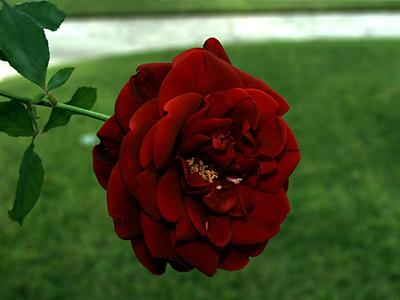
#> input picture datas/f3.jpg, 400 x 300 px
$ jupyter execute '21-K均值算法.ipynb'   (shell and % lines are left out)
#> lines starting #> are read from the running program, lines starting #| are printed output that depends on the picture
# K均值算法

[cell 1]
import matplotlib.pyplot as plt
import cv2
import numpy as np

## 1.绘制特征数据

[cell 2]
x = np.random.randint(25,100,25)
y = np.random.randint(175,255,25)
z = np.hstack((x,y))
z = z.reshape((50,1))
z = np.float32(z)
plt.hist(z,256,[0,256]),plt.show()
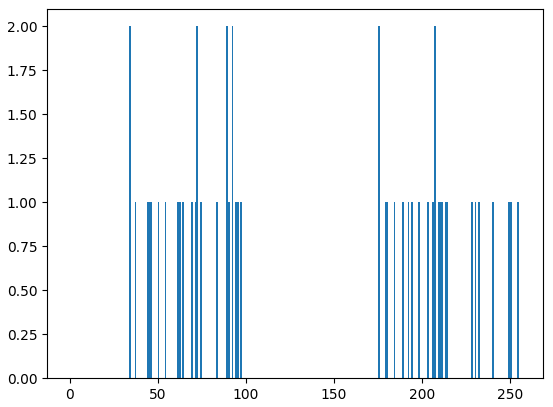
#> figure drawn by matplotlib, 1 panel
criteria = (cv2.TERM_CRITERIA_EPS + cv2.TERM_CRITERIA_MAX_ITER,10,1.0)
flags = cv2.KMEANS_RANDOM_CENTERS
compactness,labels,centers = cv2.kmeans(z, 2, None, criteria, 10, flags)
A = z[labels == 0]
B = z[labels == 1]
plt.hist(A,256,[0,256],color = 'r')
plt.hist(B,256,[0,256],color = 'b')
plt.hist(centers,32,[0,256],color = 'y')
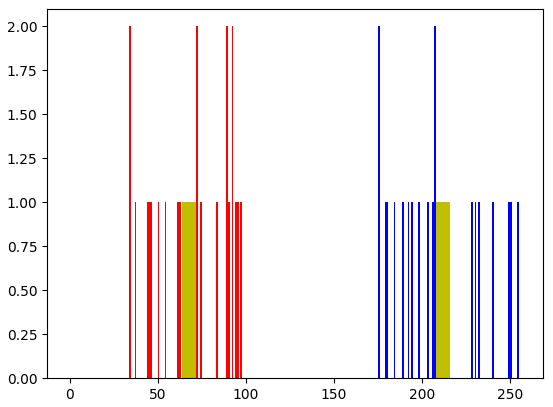
#> figure drawn by matplotlib, 1 panel

## 2.执行KMean分类

[cell 3]
criteria = (cv2.TERM_CRITERIA_EPS + cv2.TERM_CRITERIA_MAX_ITER,10,1.0)
flags = cv2.KMEANS_RANDOM_CENTERS
compactness,labels,centers = cv2.kmeans(z, 2, None, criteria, 10, flags)
A = z[labels == 0]
B = z[labels == 1]
plt.hist(A,256,[0,256],color = 'r')
plt.hist(B,256,[0,256],color = 'b')
plt.hist(centers,32,[0,256],color = 'y')
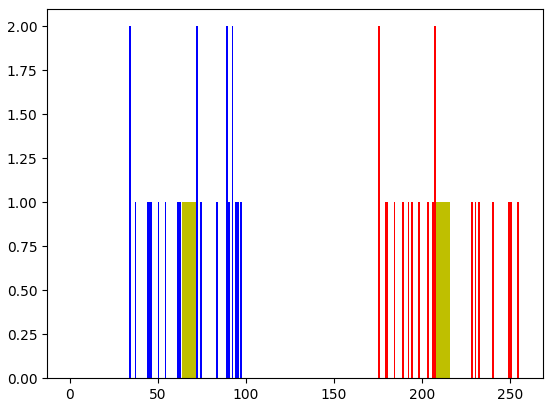
#> figure drawn by matplotlib, 1 panel

## 3.多个特征数据

[cell 4]
X = np.random.randint(25,50,(25,2))
Y = np.random.randint(60,85,(25,2))
Z = np.vstack((X,Y))

Z = np.float32(Z)

criteria = (cv2.TERM_CRITERIA_EPS + cv2.TERM_CRITERIA_MAX_ITER,10,1.0)
ret,label,center = cv2.kmeans(Z, 2, None, criteria, 10, cv2.KMEANS_RANDOM_CENTERS)
A = Z[label.ravel()==0]
B = Z[label.ravel()==1]
plt.scatter(A[:,0], A[:,1])
plt.scatter(B[:,0], B[:,1],c = 'r')
plt.scatter(center[:,0], center[:,1],s = 80,c = 'y',marker = 's')
plt.xlabel('Height'),plt.ylabel('Weight')
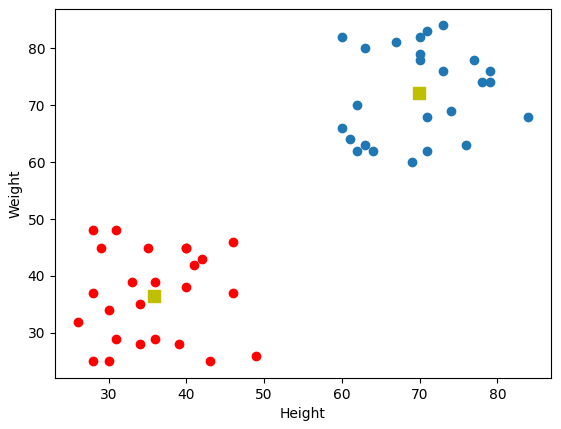
#> figure drawn by matplotlib, 1 panel

## 3.实现颜色量化

[cell 5]
img = cv2.cvtColor(cv2.imread('../datas/f3.jpg'),cv2.COLOR_BGR2RGB)
Z = img.reshape((-1,3))
Z = np.float32(Z)

criteria = (cv2.TERM_CRITERIA_EPS + cv2.TERM_CRITERIA_MAX_ITER,10,1.0)
K = 8
ret,label,center = cv2.kmeans(Z, K, None, criteria, 10, cv2.KMEANS_RANDOM_CENTERS)
#> ret = 41906714.3; center = [[38.73, 75.42, 24.96], [169.4, 194.1, 158.8], [228, 246, 227.8], [120.9, 11.55, 7.08], [104.2, 138, 75.34], [78.3, 5, 3.11], [30.77, 6.72, 2.05], [63.9, 102.7, 39.85]]
center = np.uint8(center)
#> center = [[38, 75, 24], [169, 194, 158], [227, 246, 227], [120, 11, 7], [104, 137, 75], [78, 4, 3], [30, 6, 2], [63, 102, 39]]
res = center[label.flatten()]
res2 = res.reshape((img.shape))
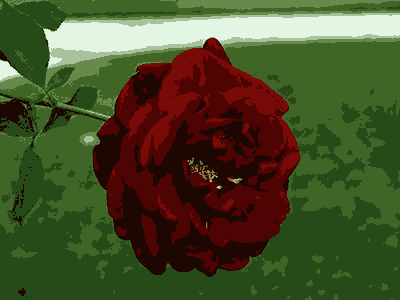
#> res2: shape (300, 400, 3); mean R, G, B 71.7, 78, 40.6
plt.imshow(res2)

$ run again, with datas/f1.jpg copied over datas/f3.jpg
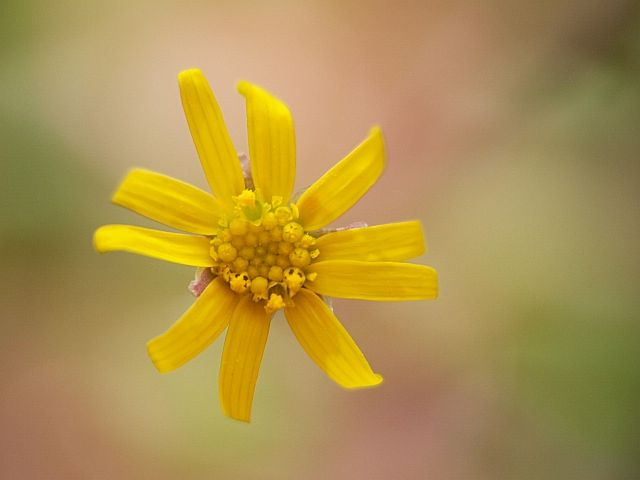
#> input picture datas/f1.jpg, 640 x 480 px
#> `ret,label,center = cv2.kmeans(Z, K, None, criteria, 10, cv2.KMEANS_RAN..`: ret = 87441348.5; center = [[208.5, 173.5, 132.2], [132.4, 123, 70.24], [225.7, 186.5, 6.47], [160.6, 103.9, 4.55], [107.7, 102.1, 52.83], [162.1, 132.9, 88.62], [181.8, 154.5, 103.7], [202.8, 153, 6.92]]
#> `center = np.uint8(center)`: center = [[208, 173, 132], [132, 123, 70], [225, 186, 6], [160, 103, 4], [107, 102, 52], [162, 132, 88], [181, 154, 103], [202, 152, 6]]
#> `res2 = res.reshape((img.shape))`:
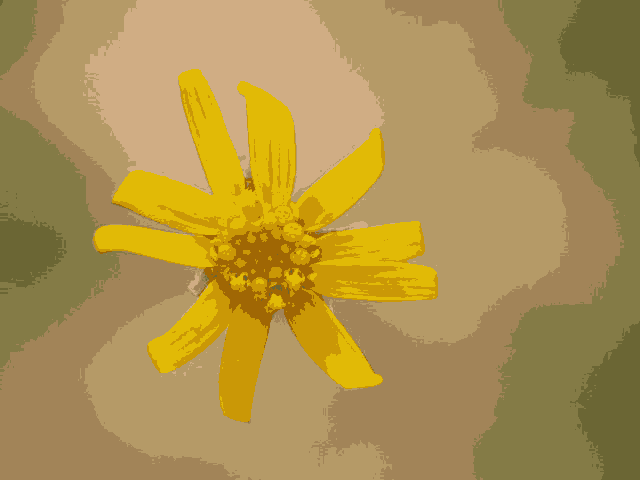
#> res2: shape (480, 640, 3); mean R, G, B 172.7, 145.2, 78.2

$ run again, with datas/f4.jpg copied over datas/f3.jpg
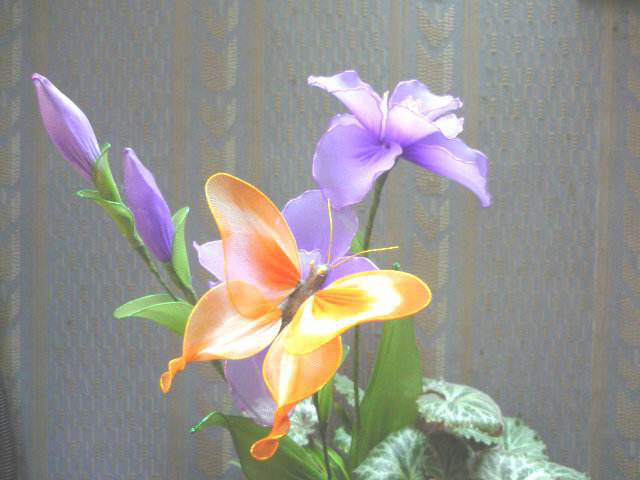
#> input picture datas/f4.jpg, 640 x 480 px
#> `ret,label,center = cv2.kmeans(Z, K, None, criteria, 10, cv2.KMEANS_RAN..`: ret = 158831470.9; center = [[168.6, 133, 216.3], [241.6, 234.8, 239.9], [104.5, 117.4, 85.24], [148.6, 152.9, 147], [195.1, 184.7, 228.7], [128.2, 129.6, 128.1], [244.5, 213.4, 151.9], [239.7, 166.4, 88.83]]
#> `center = np.uint8(center)`: center = [[168, 132, 216], [241, 234, 239], [104, 117, 85], [148, 152, 146], [195, 184, 228], [128, 129, 128], [244, 213, 151], [239, 166, 88]]
#> `res2 = res.reshape((img.shape))`:
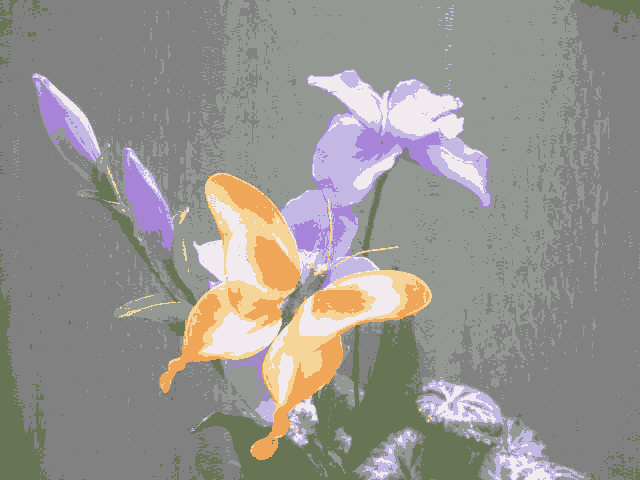
#> res2: shape (480, 640, 3); mean R, G, B 149.6, 147.1, 142.3
